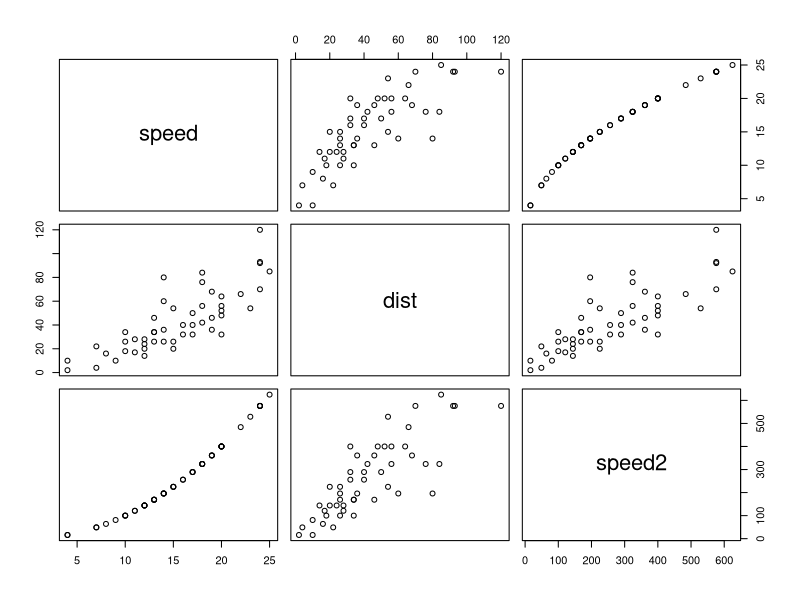
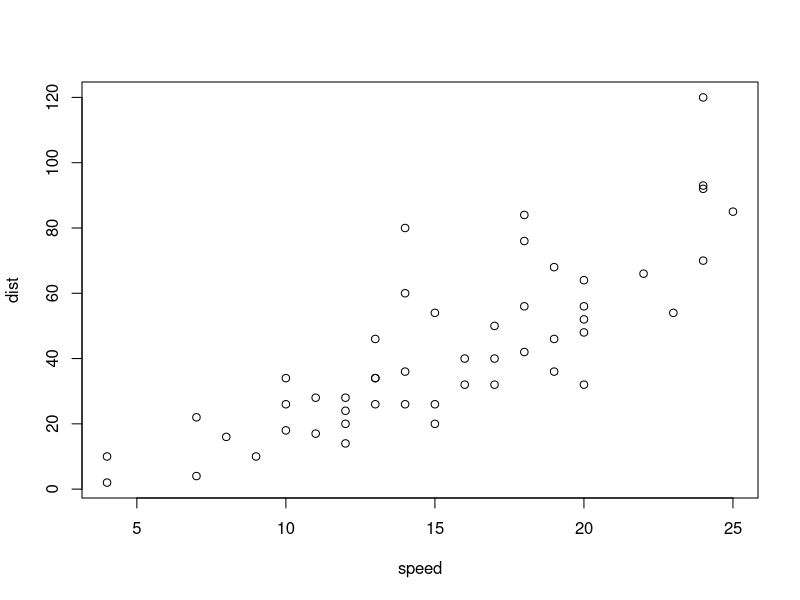

Write the R code that produced these figures, in order.
cars<-cars
head(cars)
lm(dist~speed,data=cars)
dist1=-17.579+3.932*6
dist2=-17.579+3.932*15
dist1;dist2
cars$speed2<-cars$speed**2
head(cars)
lm(dist~speed+speed2,data=cars)
dist4=2.47014+0.91329*6+0.09996*36
dist5=2.47014+0.91329*15+0.09996*225
dist4;dist5

plot(cars)
dim(cars)
nrow(cars)
ncol(cars)

rm(cars)

head(cars)
plot(cars)
xat=seq(0,25,by=5)
yat=seq(0,120,by=24)
